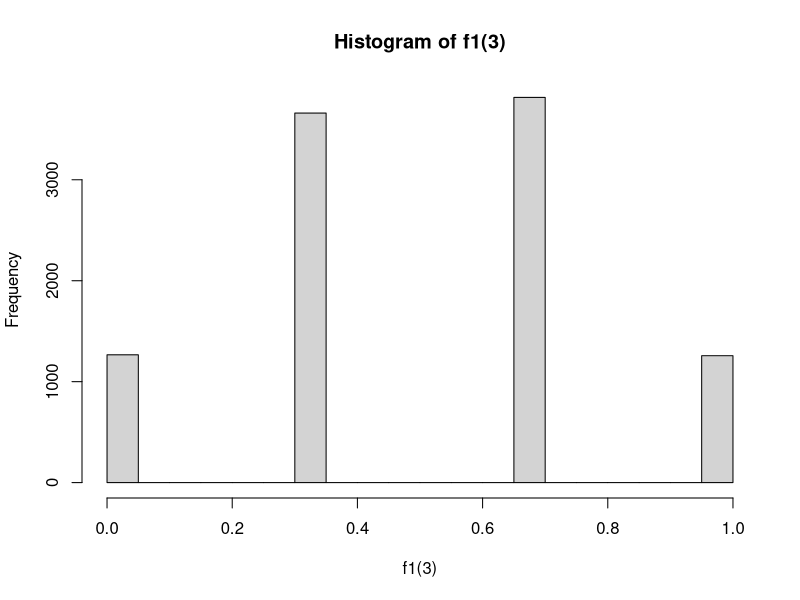
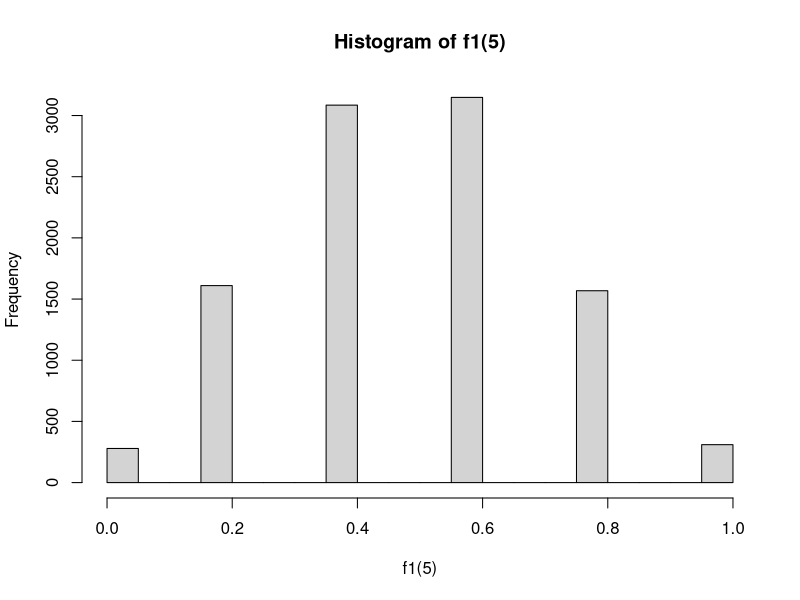
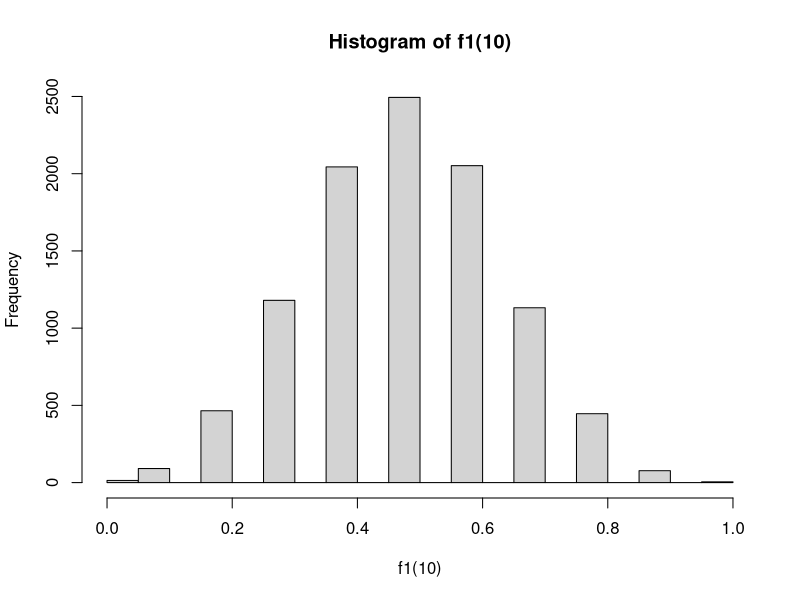
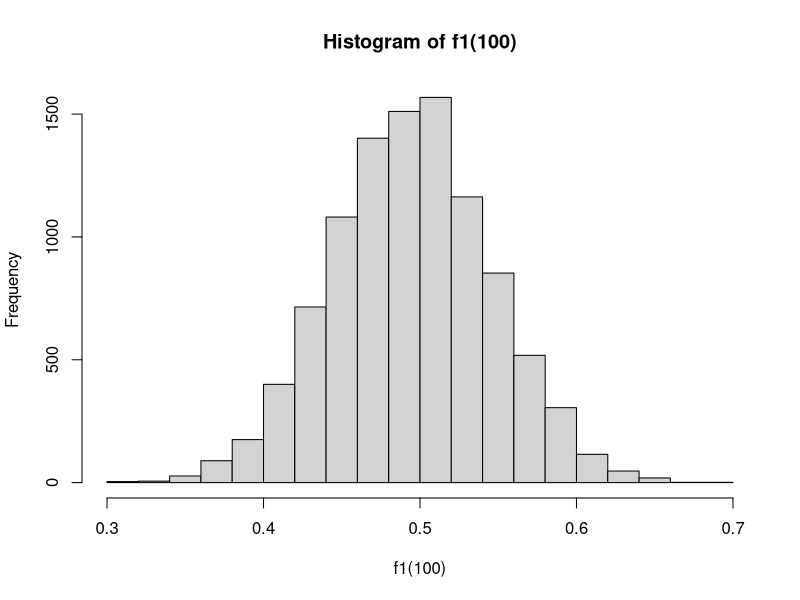
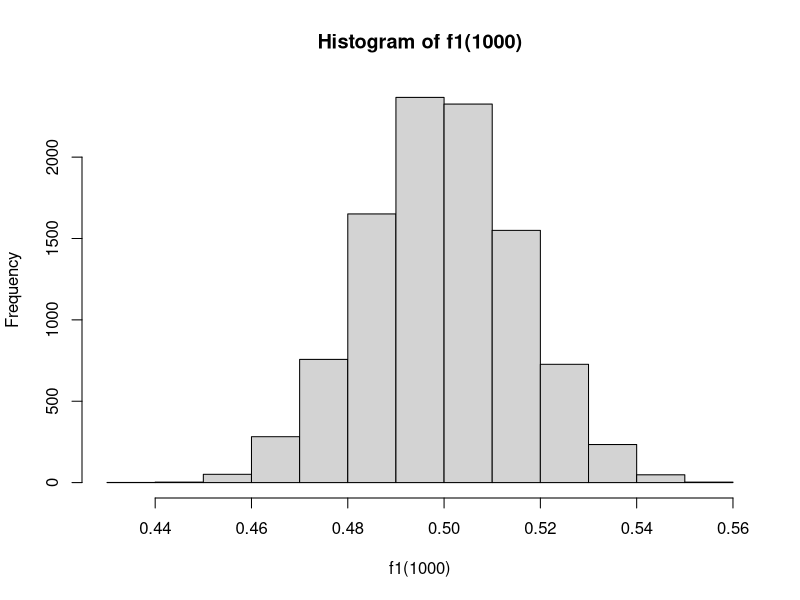
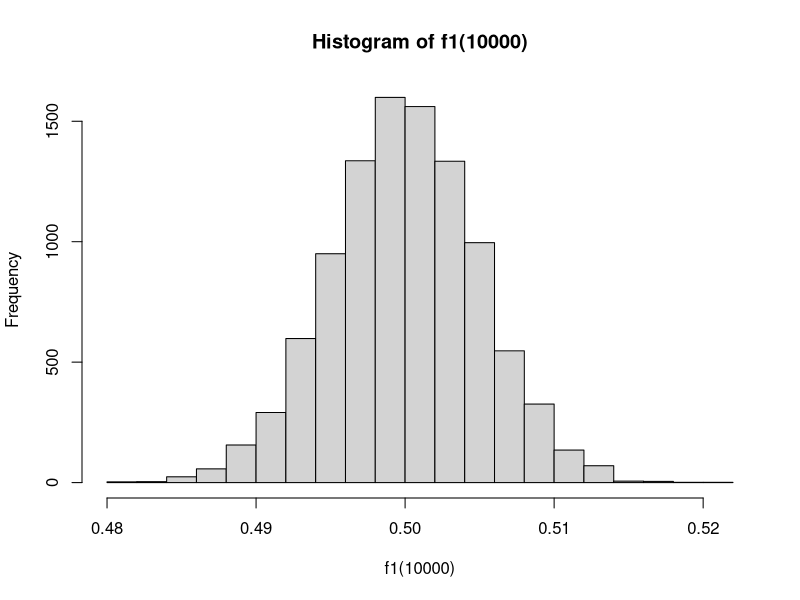

These figures' R source, in order:
#attach(mtcars)
#layout(matrix(c(1,2,3,4,5,6), 2, 3, byrow = TRUE))
f1 <- function(n){
  a <- c()
  for(i in 1:10000){
    x1<-rbinom(n,1,0.5)
    a <-c(a,mean(x1))
  }
  return(a)
}

draw_hist <- function(){
   hist(f1(3))
   hist(f1(5))
   hist(f1(10))
   hist(f1(100))
   hist(f1(1000))
   hist(f1(10000))
}
draw_hist()
